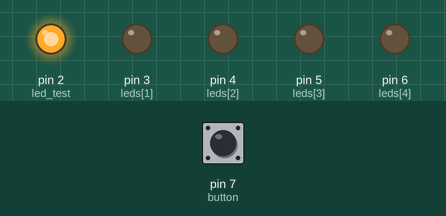
This sketch was run on a simulated Arduino Uno, built with avr-gcc and run on an emulated ATmega328P. Parts: output pins drawn as LEDs (lit = HIGH). The test bench sets the inputs (shaded band); at power-on: pin 7 (button) HIGH.

Above: at 0.02 s.
At 0.47 s:
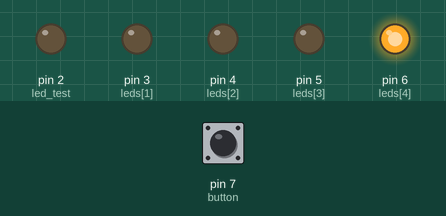
At 0.77 s:
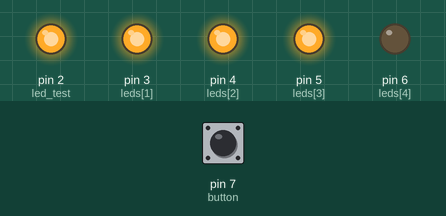
At 1.15 s:
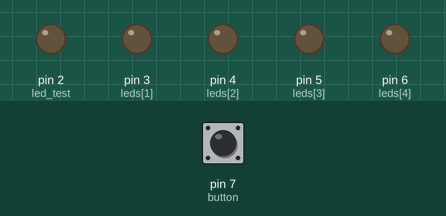
At 1.87 s:
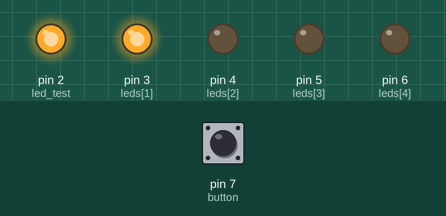
At 2.65 s:
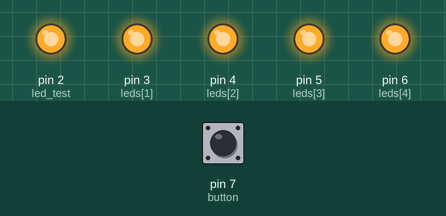
Timing chart, 0 to 3.0 s (numbered marks = the images above):
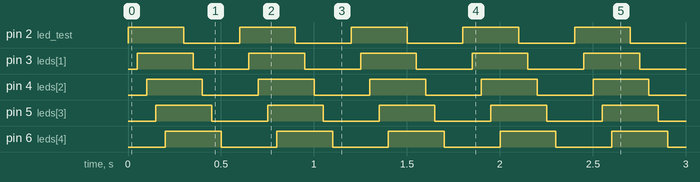

Measured:
- by itself, pin 2 (led_test), pin 3 (leds[1]), pin 4 (leds[2]), pin 5 (leds[3]), pin 6 (leds[4]): alternates HIGH for 0.30 s and LOW for 0.30 s
- by itself, everything shown: repeats every 0.60 s, in 10 steps

The sketch:

Ligar_Led.ino
```cpp
// ------------------------------------------------------------------------------------------------------------
// Defines/Variables
// ------------------------------------------------------------------------------------------------------------


#define maximo 6
#define button 7
#define led_test 2
#define delay_1 50
int key_up = 0;
int key_down = 0;
int alterar_modo_dos_leds = 0;
int leds [] = {2, 3, 4, 5, 6, 7};


// ------------------------------------------------------------------------------------------------------------
// Functions
// ------------------------------------------------------------------------------------------------------------


void ligar_leds(int maxx) {
  // Ligar leds
  for (int i = 0; i < maxx; i++) {
    digitalWrite(leds[i], HIGH);
    delay(delay_1);
  }
}
void desligar_leds(int maxx) {
  // Desligar leds
  for (int i = 0; i < maxx; i++) {
    digitalWrite(leds[i], LOW);
    delay(delay_1);
  }
}
void ligar_leds_reverso(int maxx) {
  // Ligar leds
  for (int i = maxx; i < maxx + 1 and i >= 0 ; i--) {
    digitalWrite(leds[i], HIGH);
    delay(delay_1);
  }
}
void desligar_leds_reverso(int maxx) {
  // Desligar leds
  for (int i = maxx; i < maxx + 1 and i >= 0; i--) {
    digitalWrite(leds[i], LOW);
    delay(delay_1);
  }
}
void Button() {
  if (digitalRead(button) == HIGH) {
    digitalWrite(led_test, HIGH);
    key_up = 0;
    key_down = 1;
  } else {
    digitalWrite(led_test, LOW);
    key_up = 1;
  }
  if (key_down == 1 and key_up == 1) {
    if (alterar_modo_dos_leds == 0) {
      alterar_modo_dos_leds = 1;
    } else if (alterar_modo_dos_leds == 1) {
      alterar_modo_dos_leds = 2;
    } else if (alterar_modo_dos_leds == 2) {
      alterar_modo_dos_leds = 3;
    } else {
      alterar_modo_dos_leds = 0;
    }
    key_up = 0;
    key_down = 0;
  }
}


// ------------------------------------------------------------------------------------------------------------
// Source
// ------------------------------------------------------------------------------------------------------------


void setup() {
  // Definindo leds
  for (int i = 0; i < maximo; i++) {
    pinMode(leds[i], OUTPUT);
  }
  pinMode(led_test, OUTPUT);
  pinMode(button, INPUT);
}
void loop() {
  Button();
  if (alterar_modo_dos_leds == 0) {
    ligar_leds(maximo);
    desligar_leds(maximo);
    //ligar_leds_reverso(maximo);
    //desligar_leds_reverso(maximo);
  }
  if (alterar_modo_dos_leds == 1) {
    ligar_leds(maximo);
    desligar_leds(maximo);
  }
  if (alterar_modo_dos_leds == 2) {
    ligar_leds(maximo);
    desligar_leds(maximo);
  }
  if (alterar_modo_dos_leds == 3) {
    ligar_leds(maximo);
    desligar_leds(maximo);
    ligar_leds(maximo);
    desligar_leds(maximo);
  }
}
```
